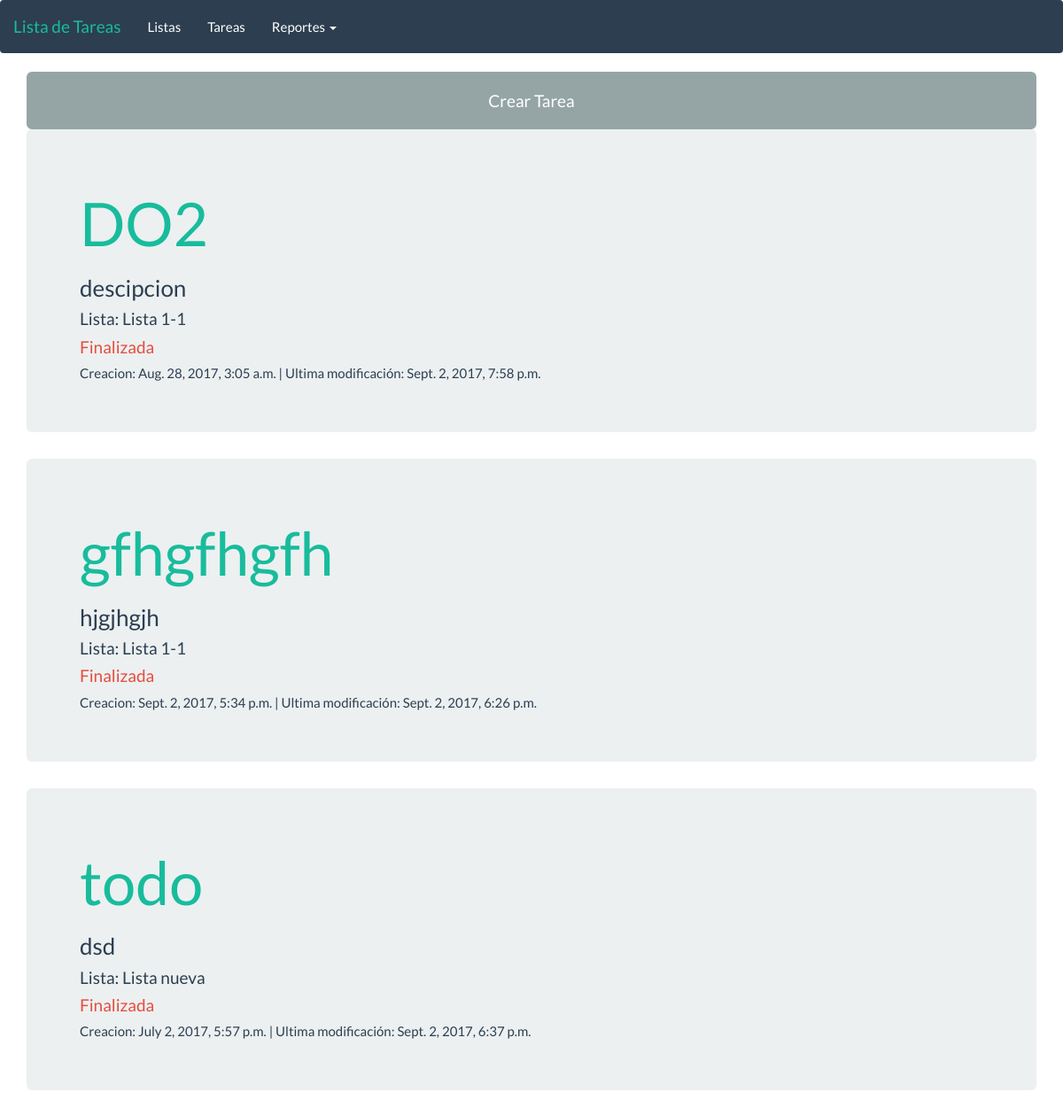
The app's page /tarea/terminadas with its own data.
### tarea/models.py (models this page shows, shortened)
class Tarea(models.Model):
	lista = models.ForeignKey(Lista, null=True, on_delete=models.CASCADE)
	titulo_tarea = models.CharField(max_length=50)
	terminado =models.BooleanField(default=False)
	fecha_creacion_tarea = models.DateTimeField(auto_now_add=True)
	fecha_modificacion = models.DateTimeField(auto_now=True)
	descripcion = models.TextField(blank=True)

class Lista(models.Model):
	titulo_lista = models.CharField(max_length=50)
	fecha_creacion_lista = models.DateTimeField(auto_now_add=True)
	def __str__(self):
		return self.titulo_lista

### tarea/views.py (the view)
class TareaTerminadaMes(generic.ListView):
	model = Tarea
	template_name = 'tarea/tareas_terminadas.html'
	def get_queryset(self):
		queryset = Tarea.objects.filter(fecha_modificacion__month=timezone.now().month, terminado=True)
		return queryset

### tarea/templates/tarea/tareas_terminadas.html (shortened to what this page needs)
{% extends 'base.html' %}
{% block container %}
<div class= "container">
<a href="{% url 'tarea:crear_tarea' %}" class="btn btn-default btn-lg btn-block">Crear Tarea</a>
{% if object_list %}
        {% for tarea in object_list %}
        <div class="jumbotron">
        <h1><a href=#>{{ tarea.titulo_tarea }}</a> </h1>
        <h3>{{ tarea.descripcion }} </h3>
        <h4>Lista: {{ tarea.lista }} </h4>
        {%if tarea.terminado == True%}
        <h4 class="text-danger">Finalizada</h4>
        {% else %}
        <h4 class="text-warning">En ejecución</h4>
        {% endif %}
        <h5>Creacion: {{ tarea.fecha_creacion_tarea }} | Ultima modificación: {{ tarea.fecha_modificacion }} </h5>
    </div>
        {% endfor %}
    {% else %}
        <p>No hay tareas</p>
    {% endif %}
{% endblock %}

### records on screen
Tarea: titulo_tarea "DO2", descripcion "descipcion", lista "Lista 1-1", terminado "Finalizada", fecha_creacion_tarea "Aug. 28, 2017, 3:05 a.m.", fecha_modificacion "Sept. 2, 2017, 7:58 p.m."
Tarea: titulo_tarea "gfhgfhgfh", descripcion "hjgjhgjh", lista "Lista 1-1", terminado "Finalizada", fecha_creacion_tarea "Sept. 2, 2017, 5:34 p.m.", fecha_modificacion "Sept. 2, 2017, 6:26 p.m."
Tarea: titulo_tarea "todo", descripcion "dsd", lista "Lista nueva", terminado "Finalizada", fecha_creacion_tarea "July 2, 2017, 5:57 p.m.", fecha_modificacion "Sept. 2, 2017, 6:37 p.m."
